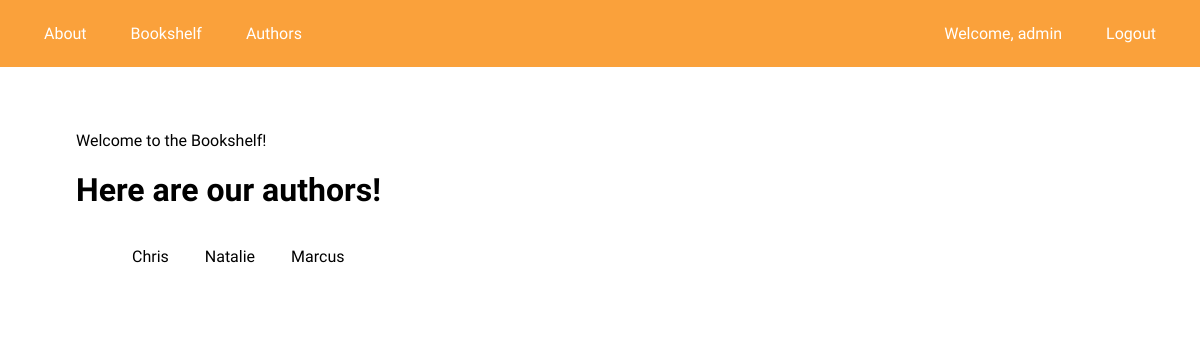
Page /authors/ (signed in) on the committed database.
### bookshelf/models.py (models this page shows, shortened)
class Author(models.Model):
    name = models.CharField(max_length=100)

### bookshelf/views.py (the view)
# urls.py: path('authors/', views.authors, name='bookshelf-authors'), # route for /adoption/:id
@login_required
def authors(req):
    authors = {'authors': Author.objects.all()}
    return render(req, 'authors.html', authors)

### bookshelf/templates/authors.html
{% extends "base.html" %}
{% block content %}
<h1>Here are our authors!</h1>
<ul>
    {% for author in authors %}
    <li>
        {{ author.name }}
    </li>
    {% endfor %}
</ul>
{% endblock content %}

### bookshelf/templates/base.html (shortened to what this page needs)
{% load static %}
<!DOCTYPE html>
<html lang="en">
<head>
    <link rel="stylesheet" href="{% static 'css/main.css' %}">
</head>
<body>
    <nav>
        <div class="linkset left">
            <a href="{% url 'bookshelf-about' %}">About</a>
            <a href="{% url 'bookshelf-books' %}">Bookshelf</a>
            <a href="{% url 'bookshelf-authors' %}">Authors</a>
        </div>
        <div class="linkset right">
            {% if user.is_authenticated %}
                <span>Welcome, {{user}}</span>
                <a href="{% url 'logout' %}">Logout</a>
            {% else %}
                <a href="{% url 'signup' %}">Sign up</a>
                <a href="{% url 'login' %}">Login</a>
            {% endif %}
        </div>
    </nav>
<main>
    <p>Welcome to the Bookshelf!</p>
    {% block content %}
    {% endblock content %}
</main>
</body>
</html>

### bookshelf/static/css/main.css (style rules this page uses)
* { box-sizing: border-box; }
html, body { margin: 0; font-family: 'Goudy Bookletter 1911', serif; }
body { background-image: url('https://images.unsplash.com/photo-1507842217343-583bb7270b66?ixid=MnwxMjA3fDB8MHxzZWFyY2h8Mnx8Ym9va3NoZWxmfGVufDB8fDB8fA%3D%3D&ixlib=rb-1.2.1&w=1000&q=80'); display: flex; justify-content: center; flex-direction: column; align-items: center; }
nav { width: 100vw; padding: 1.5rem; display: flex; justify-content: space-between; background-color: rgb(250, 161, 59); }
.linkset > * { margin: 0 20px; color: white; font-size: 0.8rem; }
.right { text-align: right; }
.left { text-align: left; }
a { cursor: pointer; text-decoration: none; }
main { width: 90%; padding: 1rem; margin: 2rem; background-color: rgba(255, 255, 255, 0.7); }
ul li { list-style: none; margin: 1rem; }
li { display: inline-block; }
@media only screen and (min-width: 480px) { .linkset > * { font-size: 1rem; } }

### rows in the picture
Author: name "Chris"
Author: name "Natalie"
Author: name "Marcus"

### other values in the picture
{{ user }} "admin"
